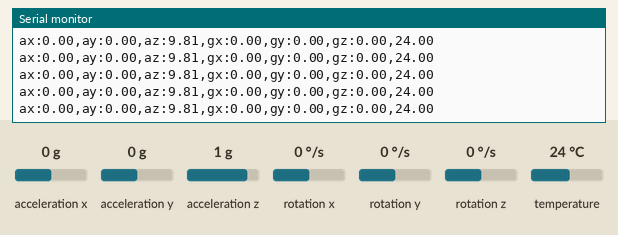
This sketch was run on a simulated ESP32. On the bench: the last lines printed to the serial monitor. The inputs (shaded band) are chosen by the test bench; at power-on: acceleration x 0 g, acceleration y 0 g, acceleration z 1 g, rotation x 0 °/s, rotation y 0 °/s, rotation z 0 °/s, temperature 24 °C.

Above: at 1.2 s.
1.3 s: acceleration x set to -1.4 g
At 1.34 s:
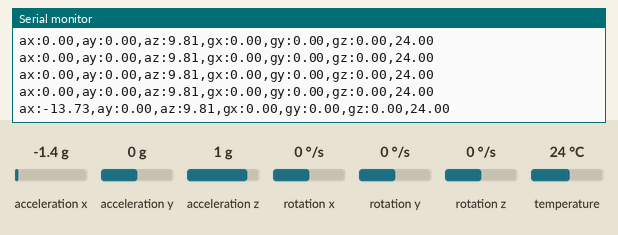
2.8 s: acceleration y set to -1.4 g
At 2.88 s:
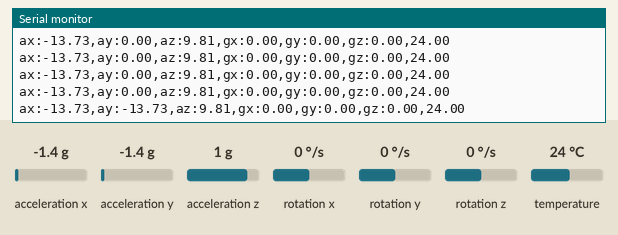
4.3 s: acceleration z set to -1.4 g
At 4.32 s:
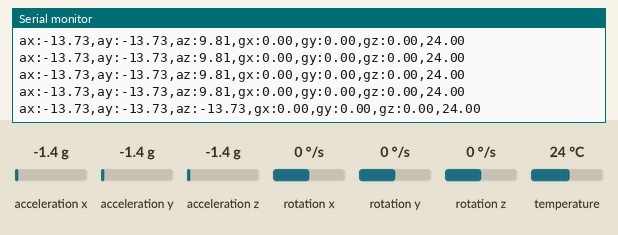
5.8 s: rotation x set to -192 °/s
At 5.86 s:
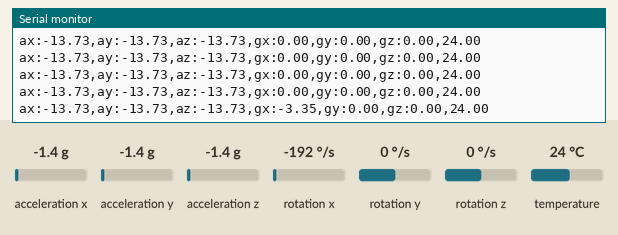
7.3 s: rotation y set to -192 °/s
At 7.39 s:
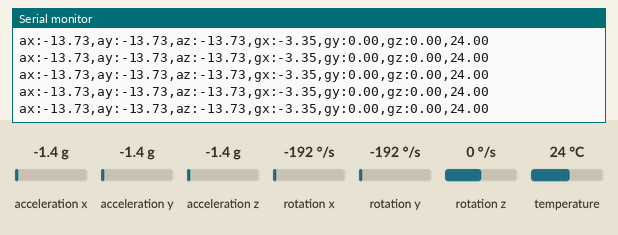

Measured:
- after the input at 1.3 s, the serial monitor: prints a new line at once (image 1)
- after the input at 2.8 s, the serial monitor: prints a new line after 0.08 s (image 2)
- after the input at 4.3 s, the serial monitor: prints a new line at once (image 3)
- after the input at 5.8 s, the serial monitor: prints a new line after 0.05 s (image 4)

The sketch:

mpu6050.ino
```cpp
/*
 * Exemplo para leitura do sensor MPU6050
 *
 * descrição: Este código lê os valores do acelerômetro, giroscópio e temperatura do sensor MPU6050
 * objetivo: Exibir os valores do acelerômetro, giroscópio e temperatura do sensor MPU6050 no monitor serial.
 *
 * Bibliotecaa:
 *  Adafruit MPU6050
 *  Adafruit Sensor
 *  Wire
 *
 * Este código é parte do curso "Programe o ESP32 com Arduino" da Embarcados: https://cursos.embarcados.com.br/cursos/franzininho-wifi-arduino-ide/
  *
 * Autor: Fábio Souza
 * data: 06/09/2023
 */
#include <Wire.h>
#include <Adafruit_MPU6050.h>
#include <Adafruit_Sensor.h>

#define USE_SERIAL_PLOTTER true

// Cria um objeto MPU6050
Adafruit_MPU6050 mpu;


void setup()
{
  // Inicializa a comunicação serial
  Serial.begin(115200);
  Serial.println("Inicializando o sensor MPU6050");

  if (!mpu.begin())
  {
    Serial.println("Não foi possível encontrar o sensor MPU6050");
    while (1);
  }

  // Configura o sensor
  mpu.setAccelerometerRange(MPU6050_RANGE_8_G);
  mpu.setGyroRange(MPU6050_RANGE_500_DEG);
  mpu.setFilterBandwidth(MPU6050_BAND_21_HZ);

  Serial.println("Sensor MPU6050 inicializado com sucesso");
}

void loop()
{
  sensors_event_t a, g, temp;           // Cria variáveis para armazenar os valores do acelerômetro, giroscópio e temperatura
  mpu.getEvent(&a, &g, &temp);          // Lê os valores do acelerômetro, giroscópio e temperatura

#if USE_SERIAL_PLOTTER                // Se estiver utilizando o Serial Plotter, exibe as leituras no Plotter Serial
  Serial.print("ax:");
  Serial.print(a.acceleration.x);
  Serial.print(",");
  Serial.print("ay:");
  Serial.print(a.acceleration.y);
  Serial.print(",");
  Serial.print("az:");
  Serial.print(a.acceleration.z);
  Serial.print(",");
  Serial.print("gx:");
  Serial.print(g.gyro.x);
  Serial.print(",");
  Serial.print("gy:");
  Serial.print(g.gyro.y);
  Serial.print(",");
  Serial.print("gz:");
  Serial.print(g.gyro.z);
  Serial.print(",");
  Serial.println(temp.temperature);

#else
  Serial.print("AccelX: "); Serial.print(a.acceleration.x); Serial.print(" m/s²\t");
  Serial.print("AccelY: "); Serial.print(a.acceleration.y); Serial.print(" m/s²\t");
  Serial.print("AccelZ: "); Serial.println(a.acceleration.z); Serial.print(" m/s²");

  Serial.print("GyroX: "); Serial.print(g.gyro.x); Serial.print(" rad/s\t");
  Serial.print("GyroY: "); Serial.print(g.gyro.y); Serial.print(" rad/s\t");
  Serial.print("GyroZ: "); Serial.println(g.gyro.z); Serial.print(" rad/s");

  Serial.print("Temp: "); Serial.print(temp.temperature); Serial.println(" °C");
  Serial.println("----------------------------------");
#endif

  delay(100);
}
```
